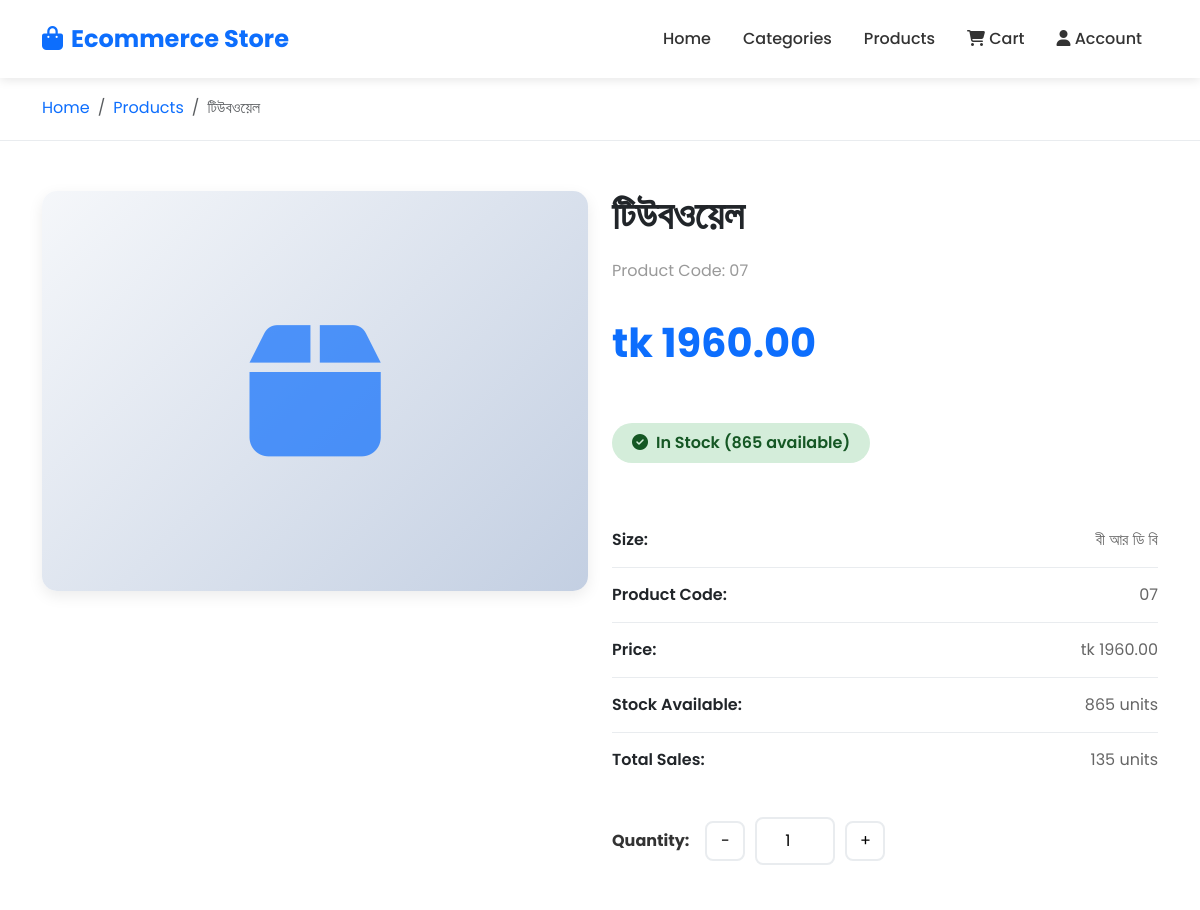
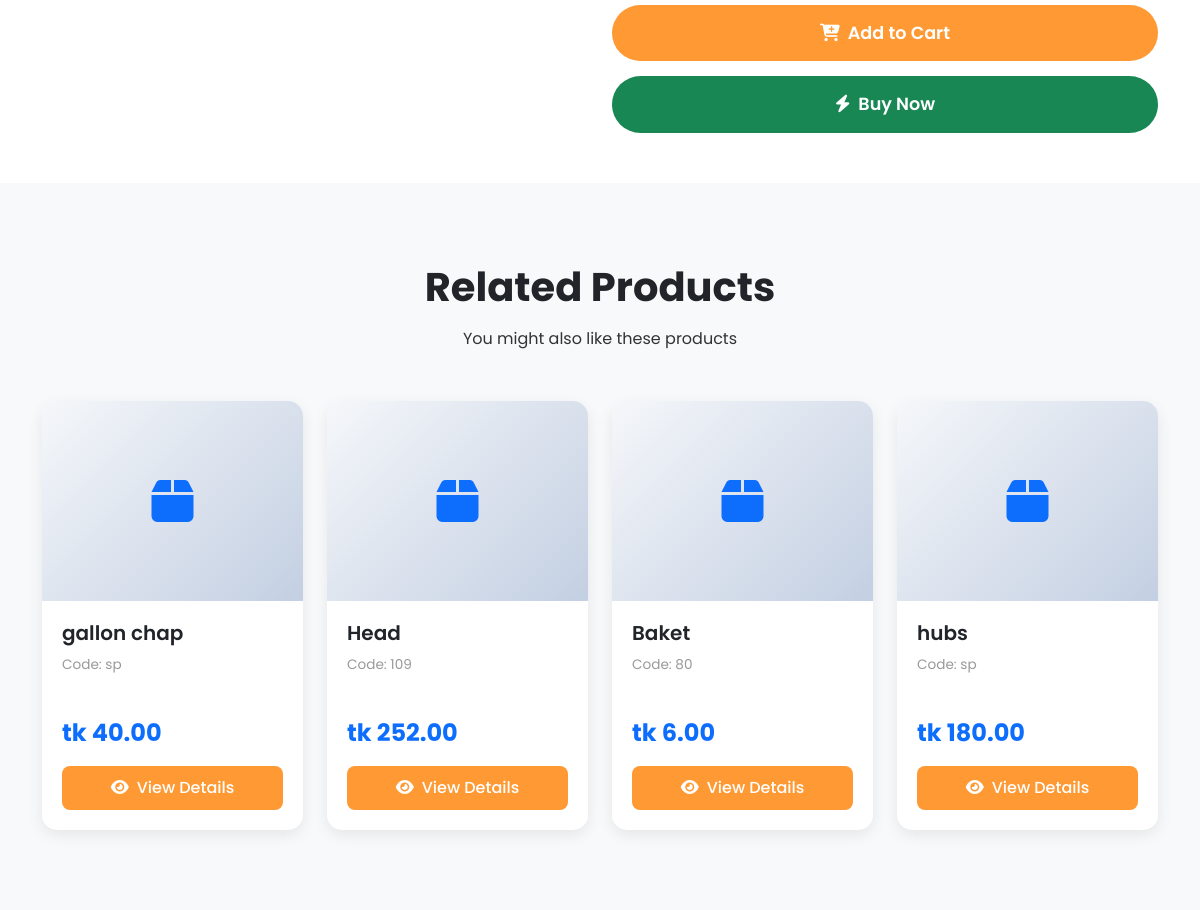
/product/61/, run on the app's committed database (2 pictures, top to bottom).
### main/models.py (models this page shows, shortened)
class Product(models.Model):
    code = models.CharField(max_length=50)
    name = models.CharField(max_length=100)
    size = models.CharField(max_length=50)
    rate = models.FloatField(default=0)
    add_stock = models.FloatField(default=0)
    production_cost = models.FloatField(default=0)
    total_sales = models.FloatField(default=0)
    total_stock = models.FloatField(default=0)
    image = models.URLField(max_length=500, blank=True, null=True)

### main/view_modules/catalogue/details.py (the view)
# urls.py: path('product/<int:product_id>/', product_detail, name='product_detail'),
def product_detail(request, product_id):
    try:
        product = Product.objects.get(id=product_id)
        related_products = Product.objects.exclude(id=product_id).order_by('?')[:4]
        return render(request, 'product_detail.html', {
            'product': product,
            'related_products': related_products
        })
    except Product.DoesNotExist:
        return redirect('homepage')

### templates/product_detail.html (shortened to what this page needs)
{% load static %}
<!DOCTYPE html>
<html lang="en">
<head>
    <link href="https://cdn.jsdelivr.net/npm/bootstrap@5.3.0/dist/css/bootstrap.min.css" rel="stylesheet">
    <link rel="stylesheet" href="https://cdnjs.cloudflare.com/ajax/libs/font-awesome/6.4.0/css/all.min.css">
    {% load static %}
<link rel="stylesheet" href="{% static 'css/pages/product_detail.css' %}">
</head>
<body>
    <nav class="navbar navbar-expand-lg navbar-light fixed-top">
        <div class="container">
            <a class="navbar-brand" href="{% url 'homepage' %}"><i class="fas fa-shopping-bag me-2"></i>Ecommerce Store</a>
            <div class="collapse navbar-collapse" id="navbarNav">
                <ul class="navbar-nav ms-auto">
                    <li class="nav-item">
                        <a class="nav-link" href="{% url 'homepage' %}#home">Home</a>
                    </li>
                    <li class="nav-item">
                        <a class="nav-link" href="{% url 'homepage' %}#categories">Categories</a>
                    </li>
                    <li class="nav-item">
                        <a class="nav-link" href="{% url 'homepage' %}#products">Products</a>
                    </li>
                    <li class="nav-item">
                        <a class="nav-link" href="{% url 'cart' %}" id="cartLink">
                            <i class="fas fa-shopping-cart"></i> Cart
                        </a>
                    </li>
                    <li class="nav-item">
                        <a class="nav-link" href="#"><i class="fas fa-user"></i> Account</a>
                    </li>
                </ul>
            </div>
        </div>
    </nav>
    <div class="breadcrumb-section" style="margin-top: 76px;">
        <div class="container">
            <nav aria-label="breadcrumb">
                <ol class="breadcrumb mb-0">
                    <li class="breadcrumb-item"><a href="{% url 'homepage' %}" style="text-decoration: none; color: var(--primary-color);">Home</a></li>
                    <li class="breadcrumb-item"><a href="{% url 'homepage' %}#products" style="text-decoration: none; color: var(--primary-color);">Products</a></li>
                    <li class="breadcrumb-item active" aria-current="page">{{ product.name }}</li>
                </ol>
            </nav>
        </div>
    </div>
    <section class="product-detail-section">
        <div class="container">
            <div class="row">
                <div class="col-lg-6 mb-4">
                    <div class="product-image-container">
                    </div>
                </div>
                <div class="col-lg-6">
                    <div class="product-info">
                        <h1>{{ product.name }}</h1>
                        <div class="product-code">Product Code: {{ product.code }}</div>
                        <div class="product-price">tk {{ product.rate|floatformat:2 }}</div>
                        {% if product.total_stock > 0 %}
                            <span class="stock-badge in-stock">
                                <i class="fas fa-check-circle me-2"></i>In Stock ({{ product.total_stock|floatformat:0 }} available)
                            </span>
                        {% else %}
                            <span class="stock-badge out-of-stock">
                                <i class="fas fa-times-circle me-2"></i>Out of Stock
                            </span>
                        {% endif %}
                        <ul class="product-details-list">
                            <li>
                                <strong>Size:</strong>
                                <span>{{ product.size }}</span>
                            </li>
                            <li>
                                <strong>Product Code:</strong>
                                <span>{{ product.code }}</span>
                            </li>
                            <li>
                                <strong>Price:</strong>
                                <span>tk {{ product.rate|floatformat:2 }}</span>
                            </li>
                            <li>
                                <strong>Stock Available:</strong>
                                <span>{{ product.total_stock|floatformat:0 }} units</span>
                            </li>
                            <li>
                                <strong>Total Sales:</strong>
                                <span>{{ product.total_sales|floatformat:0 }} units</span>
                            </li>
                        </ul>
                        <div class="quantity-selector">
                            <label class="me-3"><strong>Quantity:</strong></label>
                            <button class="quantity-btn" onclick="decreaseQuantity()">-</button>
                            <input type="number" id="quantity" value="1" min="1" max="{{ product.total_stock|floatformat:0 }}" onchange="validateQuantity()">
                            <button class="quantity-btn" onclick="increaseQuantity()">+</button>
                        </div>
                        <button class="btn btn-add-cart" {% if product.total_stock <= 0 %}disabled{% endif %} onclick="addToCart({{ product.id }})">
                            <i class="fas fa-cart-plus me-2"></i>Add to Cart
                        </button>
                        <button class="btn btn-buy-now" {% if product.total_stock <= 0 %}disabled{% endif %} onclick="buyNow({{ product.id }})">
                            <i class="fas fa-bolt me-2"></i>Buy Now
                        </button>
                    </div>
                </div>
            </div>
        </div>
    </section>
    {% if related_products %}
    <section class="related-products-section">
        <div class="container">
            <div class="section-title">
                <h2>Related Products</h2>
                <p>You might also like these products</p>
            </div>
            <div class="row g-4">
                {% for related_product in related_products %}
                <div class="col-lg-3 col-md-4 col-sm-6">
                    <div class="product-card">
                        <div class="product-card-image">
                            <i class="fas fa-box"></i>
                        </div>
                        <div class="product-card-body">
                            <h5>{{ related_product.name }}</h5>
                            <div class="product-code" style="font-size: 0.85rem; color: #999; margin-bottom: 10px;">Code: {{ related_product.code }}</div>
                            <div class="product-price">tk {{ related_product.rate|floatformat:2 }}</div>
                            <a href="{% url 'product_detail' related_product.id %}" class="btn btn-product w-100">
                                <i class="fas fa-eye me-2"></i>View Details
                            </a>
                        </div>
                    </div>
                </div>
                {% endfor %}
            </div>
        </div>
    </section>
    {% endif %}
</body>
</html>

### static/css/pages/product_detail.css (style rules this page uses)
:root { --primary-color: #0d6efd; --secondary-color: #198754; --dark-color: #212529; --light-color: #f8f9fa; --accent-color: #dc3545; --text-color: #333; --site-color: #FF9933; }
* { margin: 0; padding: 0; box-sizing: border-box; }
body { font-family: 'Poppins', sans-serif; color: var(--text-color); background: var(--light-color); }
.navbar { background: #fff; box-shadow: 0 2px 10px rgba(0,0,0,0.1); padding: 1rem 0; }
.navbar-brand { font-weight: 700; font-size: 1.5rem; color: var(--primary-color) !important; }
.nav-link { color: var(--text-color) !important; font-weight: 500; margin: 0 0.5rem; transition: color 0.3s; }
.breadcrumb-section { background: white; padding: 20px 0; border-bottom: 1px solid #e9ecef; }
.product-detail-section { padding: 50px 0; background: white; }
.product-image-container { background: linear-gradient(135deg, #f5f7fa 0%, #c3cfe2 100%); border-radius: 15px; padding: 0; display: flex; align-items: center; justify-content: center; min-height: 400px; box-shadow: 0 5px 15px rgba(0,0,0,0.08); position: relative; overflow: hidden; }
.product-info h1 { font-size: 2.5rem; font-weight: 700; color: var(--dark-color); margin-bottom: 20px; }
.product-code { color: #999; font-size: 1rem; margin-bottom: 15px; }
.product-price { font-size: 2.5rem; font-weight: 700; color: var(--primary-color); margin: 30px 0; }
.product-details-list { list-style: none; padding: 0; margin: 30px 0; }
.product-details-list li { padding: 15px 0; border-bottom: 1px solid #e9ecef; display: flex; justify-content: space-between; }
.product-details-list li:last-child { border-bottom: none; }
.product-details-list li strong { color: var(--dark-color); font-weight: 600; }
.product-details-list li span { color: #666; }
.stock-badge { display: inline-block; padding: 8px 20px; border-radius: 25px; font-weight: 600; margin: 20px 0; }
.stock-badge.in-stock { background: #d4edda; color: #155724; }
.quantity-selector { display: flex; align-items: center; margin: 30px 0; }
.quantity-selector input { width: 80px; text-align: center; padding: 10px; border: 2px solid #e9ecef; border-radius: 8px; margin: 0 10px; }
.quantity-btn { width: 40px; height: 40px; border: 2px solid #e9ecef; background: white; border-radius: 8px; cursor: pointer; display: flex; align-items: center; justify-content: center; transition: all 0.3s; }
.btn-add-cart { background: var(--site-color); color: white; padding: 15px 40px; font-size: 1.1rem; font-weight: 600; border-radius: 50px; border: none; transition: all 0.3s; width: 100%; margin-top: 20px; }
.btn-buy-now { background: var(--secondary-color); color: white; padding: 15px 40px; font-size: 1.1rem; font-weight: 600; border-radius: 50px; border: none; transition: all 0.3s; width: 100%; margin-top: 15px; }
.related-products-section { padding: 80px 0; background: var(--light-color); }
.section-title { text-align: center; margin-bottom: 50px; }
.section-title h2 { font-size: 2.5rem; font-weight: 700; color: var(--dark-color); margin-bottom: 1rem; }
.product-card { background: white; border-radius: 15px; overflow: hidden; box-shadow: 0 5px 15px rgba(0,0,0,0.08); transition: all 0.3s; border: none; height: 100%; display: flex; flex-direction: column; }
.product-card-image { width: 100%; height: 200px; background: linear-gradient(135deg, #f5f7fa 0%, #c3cfe2 100%); display: flex; align-items: center; justify-content: center; font-size: 3rem; color: var(--primary-color); }
.product-card-body { padding: 20px; flex-grow: 1; display: flex; flex-direction: column; }
.product-card h5 { font-weight: 600; color: var(--dark-color); margin-bottom: 10px; }
.product-card .product-price { font-size: 1.5rem; font-weight: 700; color: var(--primary-color); margin-bottom: 15px; }
.btn-product { background: var(--site-color); color: white; border: none; padding: 10px 20px; border-radius: 8px; font-weight: 500; transition: all 0.3s; margin-top: auto; text-decoration: none; display: inline-block; text-align: center; }

### data on the page
Product: name "টিউবওয়েল", code "07", rate "1960.00", total_stock "865", size "বী আর ডি বি", total_sales "135"
Product: name "gallon chap", code "sp", rate "40.00"
Product: name "Head", code "109", rate "252.00"
Product: name "Baket", code "80", rate "6.00"
Product: name "hubs", code "sp", rate "180.00"
